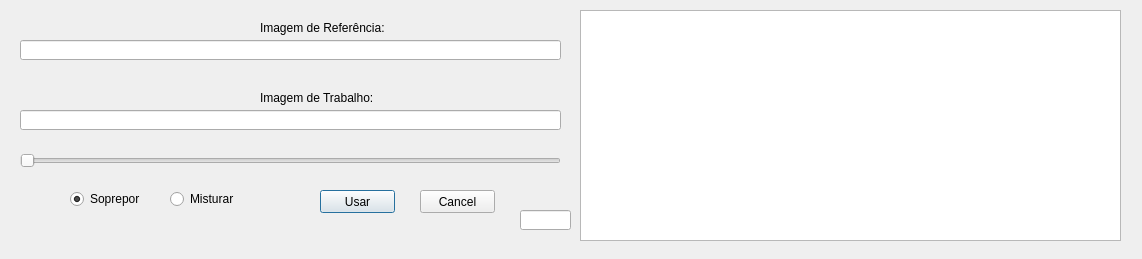
<?xml version="1.0" encoding="UTF-8"?>
<ui version="4.0">
 <class>Dialog_Blend</class>
 <widget class="QDialog" name="Dialog_Blend">
  <property name="enabled">
   <bool>true</bool>
  </property>
  <property name="geometry">
   <rect>
    <x>0</x>
    <y>0</y>
    <width>1142</width>
    <height>259</height>
   </rect>
  </property>
  <property name="windowTitle">
   <string>Dialog</string>
  </property>
  <widget class="QLineEdit" name="Image_Fundo">
   <property name="geometry">
    <rect>
     <x>20</x>
     <y>40</y>
     <width>541</width>
     <height>20</height>
    </rect>
   </property>
   <property name="readOnly">
    <bool>true</bool>
   </property>
  </widget>
  <widget class="QLineEdit" name="Image_Processada">
   <property name="geometry">
    <rect>
     <x>20</x>
     <y>110</y>
     <width>541</width>
     <height>20</height>
    </rect>
   </property>
   <property name="readOnly">
    <bool>true</bool>
   </property>
  </widget>
  <widget class="QSlider" name="horizontalSlider">
   <property name="geometry">
    <rect>
     <x>20</x>
     <y>150</y>
     <width>541</width>
     <height>22</height>
    </rect>
   </property>
   <property name="orientation">
    <enum>Qt::Horizontal</enum>
   </property>
  </widget>
  <widget class="QTextBrowser" name="Output_txt">
   <property name="geometry">
    <rect>
     <x>580</x>
     <y>10</y>
     <width>541</width>
     <height>231</height>
    </rect>
   </property>
  </widget>
  <widget class="QLineEdit" name="Valor_Slider">
   <property name="enabled">
    <bool>true</bool>
   </property>
   <property name="geometry">
    <rect>
     <x>520</x>
     <y>210</y>
     <width>51</width>
     <height>20</height>
    </rect>
   </property>
   <property name="readOnly">
    <bool>true</bool>
   </property>
  </widget>
  <widget class="QRadioButton" name="Botao_Blend">
   <property name="geometry">
    <rect>
     <x>170</x>
     <y>190</y>
     <width>83</width>
     <height>18</height>
    </rect>
   </property>
   <property name="text">
    <string>Misturar</string>
   </property>
  </widget>
  <widget class="QRadioButton" name="Botao_Sobrepor">
   <property name="geometry">
    <rect>
     <x>70</x>
     <y>190</y>
     <width>83</width>
     <height>18</height>
    </rect>
   </property>
   <property name="text">
    <string>Soprepor</string>
   </property>
   <property name="checked">
    <bool>true</bool>
   </property>
  </widget>
  <widget class="QPushButton" name="Botao_Usar">
   <property name="geometry">
    <rect>
     <x>320</x>
     <y>190</y>
     <width>75</width>
     <height>23</height>
    </rect>
   </property>
   <property name="text">
    <string>Usar</string>
   </property>
  </widget>
  <widget class="QPushButton" name="Botao_Cancel">
   <property name="geometry">
    <rect>
     <x>420</x>
     <y>190</y>
     <width>75</width>
     <height>23</height>
    </rect>
   </property>
   <property name="text">
    <string>Cancel</string>
   </property>
  </widget>
  <widget class="QLabel" name="label">
   <property name="geometry">
    <rect>
     <x>260</x>
     <y>20</y>
     <width>171</width>
     <height>16</height>
    </rect>
   </property>
   <property name="text">
    <string>Imagem de Referência:</string>
   </property>
  </widget>
  <widget class="QLabel" name="label_2">
   <property name="geometry">
    <rect>
     <x>260</x>
     <y>90</y>
     <width>161</width>
     <height>16</height>
    </rect>
   </property>
   <property name="text">
    <string>Imagem de Trabalho:</string>
   </property>
  </widget>
 </widget>
 <resources/>
 <connections/>
</ui>
